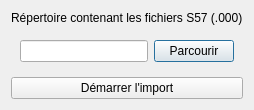
<?xml version="1.0" encoding="UTF-8"?>
<ui version="4.0">
 <class>ImportDialog</class>
 <widget class="QDialog" name="ImportDialog">
  <property name="windowTitle">
   <string>Importer S57</string>
  </property>
  <layout class="QVBoxLayout">
   <item>
    <widget class="QLabel" name="label">
     <property name="text"><string>Répertoire contenant les fichiers S57 (.000)</string></property>
    </widget>
   </item>
   <item>
    <widget class="QWidget" name="row">
     <layout class="QHBoxLayout">
      <item>
       <widget class="QLineEdit" name="lineDirectory"/>
      </item>
      <item>
       <widget class="QPushButton" name="btnBrowse">
        <property name="text"><string>Parcourir</string></property>
       </widget>
      </item>
     </layout>
    </widget>
   </item>
   <item>
    <widget class="QPushButton" name="btnStart">
     <property name="text"><string>Démarrer l'import</string></property>
    </widget>
   </item>
  </layout>
 </widget>
 <resources/>
 <connections/>
</ui>
